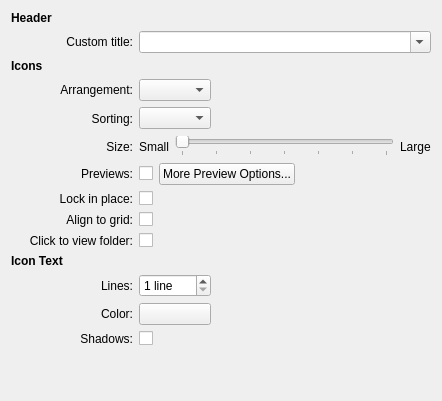
<?xml version="1.0" encoding="UTF-8"?>
<ui version="4.0">
 <class>folderviewDisplayConfig</class>
 <widget class="QWidget" name="folderviewDisplayConfig">
  <property name="geometry">
   <rect>
    <x>0</x>
    <y>0</y>
    <width>442</width>
    <height>401</height>
   </rect>
  </property>
  <layout class="QGridLayout" name="gridLayout">
   <item row="0" column="0" colspan="2">
    <widget class="QLabel" name="headerTitle">
     <property name="sizePolicy">
      <sizepolicy hsizetype="Expanding" vsizetype="Preferred">
       <horstretch>0</horstretch>
       <verstretch>0</verstretch>
      </sizepolicy>
     </property>
     <property name="font">
      <font>
       <weight>75</weight>
       <bold>true</bold>
      </font>
     </property>
     <property name="text">
      <string>Header</string>
     </property>
    </widget>
   </item>
   <item row="1" column="0">
    <spacer name="horizontalSpacer_2">
     <property name="orientation">
      <enum>Qt::Horizontal</enum>
     </property>
     <property name="sizeType">
      <enum>QSizePolicy::Fixed</enum>
     </property>
     <property name="sizeHint" stdset="0">
      <size>
       <width>12</width>
       <height>20</height>
      </size>
     </property>
    </spacer>
   </item>
   <item row="1" column="1">
    <widget class="QLabel" name="titleLabel">
     <property name="sizePolicy">
      <sizepolicy hsizetype="Preferred" vsizetype="Preferred">
       <horstretch>0</horstretch>
       <verstretch>0</verstretch>
      </sizepolicy>
     </property>
     <property name="text">
      <string>Custom title:</string>
     </property>
     <property name="alignment">
      <set>Qt::AlignRight|Qt::AlignTrailing|Qt::AlignVCenter</set>
     </property>
    </widget>
   </item>
   <item row="2" column="0" colspan="2">
    <widget class="QLabel" name="iconsTitle">
     <property name="sizePolicy">
      <sizepolicy hsizetype="Expanding" vsizetype="Preferred">
       <horstretch>0</horstretch>
       <verstretch>0</verstretch>
      </sizepolicy>
     </property>
     <property name="font">
      <font>
       <weight>75</weight>
       <bold>true</bold>
      </font>
     </property>
     <property name="text">
      <string>Icons</string>
     </property>
    </widget>
   </item>
   <item row="3" column="0" rowspan="6">
    <spacer name="horizontalSpacer_3">
     <property name="orientation">
      <enum>Qt::Horizontal</enum>
     </property>
     <property name="sizeType">
      <enum>QSizePolicy::Fixed</enum>
     </property>
     <property name="sizeHint" stdset="0">
      <size>
       <width>12</width>
       <height>148</height>
      </size>
     </property>
    </spacer>
   </item>
   <item row="3" column="1">
    <widget class="QLabel" name="flowLabel">
     <property name="text">
      <string>Arrangement:</string>
     </property>
     <property name="alignment">
      <set>Qt::AlignRight|Qt::AlignTrailing|Qt::AlignVCenter</set>
     </property>
     <property name="buddy">
      <cstring>flowCombo</cstring>
     </property>
    </widget>
   </item>
   <item row="3" column="2">
    <widget class="KComboBox" name="flowCombo">
     <property name="whatsThis">
      <string>Use this control to choose if you want the icons to be arranged top to bottom starting on the left side of the view, or arranged left to right starting at the top of the view.</string>
     </property>
    </widget>
   </item>
   <item row="4" column="1">
    <widget class="QLabel" name="sortLabel">
     <property name="text">
      <string>Sorting:</string>
     </property>
     <property name="alignment">
      <set>Qt::AlignRight|Qt::AlignTrailing|Qt::AlignVCenter</set>
     </property>
     <property name="buddy">
      <cstring>sortCombo</cstring>
     </property>
    </widget>
   </item>
   <item row="4" column="2">
    <widget class="KComboBox" name="sortCombo">
     <property name="whatsThis">
      <string>Use this control to choose the criteria by which the icons will be sorted in the view.</string>
     </property>
    </widget>
   </item>
   <item row="4" column="3">
    <spacer name="horizontalSpacer_7">
     <property name="orientation">
      <enum>Qt::Horizontal</enum>
     </property>
     <property name="sizeHint" stdset="0">
      <size>
       <width>160</width>
       <height>23</height>
      </size>
     </property>
    </spacer>
   </item>
   <item row="5" column="1">
    <widget class="QLabel" name="sizeSliderLabel">
     <property name="text">
      <string>Size:</string>
     </property>
     <property name="alignment">
      <set>Qt::AlignRight|Qt::AlignTrailing|Qt::AlignVCenter</set>
     </property>
     <property name="buddy">
      <cstring>sizeSlider</cstring>
     </property>
    </widget>
   </item>
   <item row="5" column="2" colspan="2">
    <layout class="QHBoxLayout" name="horizontalLayout">
     <item>
      <widget class="QLabel" name="label_5">
       <property name="text">
        <string>Small</string>
       </property>
       <property name="alignment">
        <set>Qt::AlignRight|Qt::AlignTrailing|Qt::AlignVCenter</set>
       </property>
      </widget>
     </item>
     <item>
      <widget class="QSlider" name="sizeSlider">
       <property name="whatsThis">
        <string>Use this slider to increase or decrease the size of the icons in the view.</string>
       </property>
       <property name="maximum">
        <number>6</number>
       </property>
       <property name="pageStep">
        <number>1</number>
       </property>
       <property name="orientation">
        <enum>Qt::Horizontal</enum>
       </property>
       <property name="tickPosition">
        <enum>QSlider::TicksBelow</enum>
       </property>
       <property name="tickInterval">
        <number>0</number>
       </property>
      </widget>
     </item>
     <item>
      <widget class="QLabel" name="label_6">
       <property name="text">
        <string>Large</string>
       </property>
      </widget>
     </item>
    </layout>
   </item>
   <item row="6" column="1">
    <widget class="QLabel" name="previewsAdvancedLabel">
     <property name="text">
      <string>Previews:</string>
     </property>
     <property name="alignment">
      <set>Qt::AlignRight|Qt::AlignTrailing|Qt::AlignVCenter</set>
     </property>
    </widget>
   </item>
   <item row="6" column="2" colspan="2">
    <layout class="QHBoxLayout" name="horizontalLayout_2">
     <item>
      <widget class="QCheckBox" name="showPreviews">
       <property name="whatsThis">
        <string>Check this option if you want to see previews of the file contents in the icons.</string>
       </property>
       <property name="text">
        <string/>
       </property>
      </widget>
     </item>
     <item>
      <widget class="QPushButton" name="previewsAdvanced">
       <property name="whatsThis">
        <string>Click this button to choose for which types of files previews will be shown.</string>
       </property>
       <property name="text">
        <string>More Preview Options...</string>
       </property>
      </widget>
     </item>
     <item>
      <spacer name="horizontalSpacer">
       <property name="orientation">
        <enum>Qt::Horizontal</enum>
       </property>
       <property name="sizeHint" stdset="0">
        <size>
         <width>40</width>
         <height>20</height>
        </size>
       </property>
      </spacer>
     </item>
    </layout>
   </item>
   <item row="7" column="1">
    <widget class="QLabel" name="lockInPlaceLabel">
     <property name="text">
      <string>Lock in place:</string>
     </property>
     <property name="alignment">
      <set>Qt::AlignRight|Qt::AlignTrailing|Qt::AlignVCenter</set>
     </property>
    </widget>
   </item>
   <item row="7" column="2">
    <widget class="QCheckBox" name="lockInPlace">
     <property name="whatsThis">
      <string>Check this option if you do not want the icons to be moveable in the view.

This option is useful if you want to avoid accidentally moving the icons while interacting with them.</string>
     </property>
     <property name="text">
      <string/>
     </property>
    </widget>
   </item>
   <item row="8" column="1">
    <widget class="QLabel" name="alignToGridLabel">
     <property name="text">
      <string>Align to grid:</string>
     </property>
     <property name="alignment">
      <set>Qt::AlignRight|Qt::AlignTrailing|Qt::AlignVCenter</set>
     </property>
    </widget>
   </item>
   <item row="8" column="2">
    <widget class="QCheckBox" name="alignToGrid">
     <property name="whatsThis">
      <string>Check this option if you want the icons to be arranged in a grid.

When this option is checked, icons will automatically snap to the nearest grid cell when you move them around in the view.</string>
     </property>
     <property name="text">
      <string/>
     </property>
    </widget>
   </item>
   <item row="9" column="1">
    <widget class="QLabel" name="clickToViewLabel">
     <property name="text">
      <string>Click to view folder:</string>
     </property>
     <property name="alignment">
      <set>Qt::AlignRight|Qt::AlignTrailing|Qt::AlignVCenter</set>
     </property>
    </widget>
   </item>
   <item row="9" column="2">
    <widget class="QCheckBox" name="clickToView">
     <property name="whatsThis">
      <string>Check this option if you want folder previews to appear only when clicked. When this option is turned off, folder previews will appear automatically when the mouse hovers over a folder.</string>
     </property>
     <property name="text">
      <string/>
     </property>
    </widget>
   </item>
   <item row="10" column="0" colspan="2">
    <widget class="QLabel" name="iconTextTitle">
     <property name="sizePolicy">
      <sizepolicy hsizetype="Expanding" vsizetype="Preferred">
       <horstretch>0</horstretch>
       <verstretch>0</verstretch>
      </sizepolicy>
     </property>
     <property name="font">
      <font>
       <weight>75</weight>
       <bold>true</bold>
      </font>
     </property>
     <property name="text">
      <string>Icon Text</string>
     </property>
    </widget>
   </item>
   <item row="11" column="1">
    <widget class="QLabel" name="numLinesEditLabel">
     <property name="text">
      <string>Lines:</string>
     </property>
     <property name="alignment">
      <set>Qt::AlignRight|Qt::AlignTrailing|Qt::AlignVCenter</set>
     </property>
     <property name="buddy">
      <cstring>numLinesEdit</cstring>
     </property>
    </widget>
   </item>
   <item row="11" column="2">
    <widget class="KIntSpinBox" name="numLinesEdit">
     <property name="sizePolicy">
      <sizepolicy hsizetype="Preferred" vsizetype="Fixed">
       <horstretch>0</horstretch>
       <verstretch>0</verstretch>
      </sizepolicy>
     </property>
     <property name="whatsThis">
      <string>Use this control to choose how many lines of text will be shown below the icons.</string>
     </property>
     <property name="specialValueText">
      <string>1 line</string>
     </property>
     <property name="suffix">
      <string> lines</string>
     </property>
     <property name="minimum">
      <number>1</number>
     </property>
     <property name="maximum">
      <number>10</number>
     </property>
    </widget>
   </item>
   <item row="12" column="0">
    <spacer name="horizontalSpacer_4">
     <property name="orientation">
      <enum>Qt::Horizontal</enum>
     </property>
     <property name="sizeType">
      <enum>QSizePolicy::Fixed</enum>
     </property>
     <property name="sizeHint" stdset="0">
      <size>
       <width>12</width>
       <height>20</height>
      </size>
     </property>
    </spacer>
   </item>
   <item row="12" column="1">
    <widget class="QLabel" name="colorButtonLabel">
     <property name="text">
      <string>Color:</string>
     </property>
     <property name="alignment">
      <set>Qt::AlignRight|Qt::AlignTrailing|Qt::AlignVCenter</set>
     </property>
     <property name="buddy">
      <cstring>colorButton</cstring>
     </property>
    </widget>
   </item>
   <item row="12" column="2">
    <widget class="KColorButton" name="colorButton">
     <property name="whatsThis">
      <string>Click this button to choose the color which is used for the text labels in the view.</string>
     </property>
     <property name="text">
      <string/>
     </property>
    </widget>
   </item>
   <item row="13" column="1">
    <widget class="QLabel" name="drawShadowsLabel">
     <property name="text">
      <string>Shadows:</string>
     </property>
     <property name="alignment">
      <set>Qt::AlignRight|Qt::AlignTrailing|Qt::AlignVCenter</set>
     </property>
     <property name="buddy">
      <cstring>numLinesEdit</cstring>
     </property>
    </widget>
   </item>
   <item row="13" column="2">
    <widget class="QCheckBox" name="drawShadows">
     <property name="whatsThis">
      <string>&lt;html&gt;&lt;body&gt;&lt;p&gt;Check this option if you want the text labels to cast a shadow on the background.&lt;/p&gt;
&lt;p&gt;&lt;/p&gt;
&lt;p&gt;Shadows help make the text easier to read by making it stand out more from the background.&lt;/p&gt;
&lt;p&gt;&lt;/p&gt;
&lt;p&gt;&lt;i&gt;Note that with dark text colors, this option will cause the text to glow with a bright halo, instead of casting a shadow.&lt;/i&gt;&lt;/p&gt;&lt;/body&gt;&lt;/html&gt;</string>
     </property>
     <property name="text">
      <string/>
     </property>
    </widget>
   </item>
   <item row="14" column="3">
    <spacer name="verticalSpacer_2">
     <property name="orientation">
      <enum>Qt::Vertical</enum>
     </property>
     <property name="sizeHint" stdset="0">
      <size>
       <width>44</width>
       <height>216</height>
      </size>
     </property>
    </spacer>
   </item>
   <item row="1" column="2" colspan="2">
    <widget class="KComboBox" name="titleEdit">
     <property name="editable">
      <bool>true</bool>
     </property>
     <property name="autoCompletion">
      <bool>false</bool>
     </property>
    </widget>
   </item>
  </layout>
 </widget>
 <customwidgets>
  <customwidget>
   <class>KIntSpinBox</class>
   <extends>QSpinBox</extends>
   <header>knuminput.h</header>
  </customwidget>
  <customwidget>
   <class>KComboBox</class>
   <extends>QComboBox</extends>
   <header>kcombobox.h</header>
  </customwidget>
  <customwidget>
   <class>KColorButton</class>
   <extends>QPushButton</extends>
   <header>kcolorbutton.h</header>
  </customwidget>
 </customwidgets>
 <resources/>
 <connections/>
</ui>
